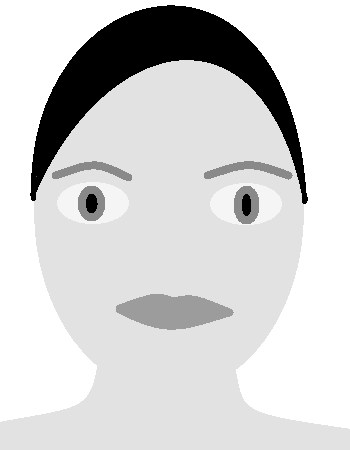
#> input picture lab1/CGFaceGrayscale.bmp, 350 x 450 px, found by its file name
$ python hist.py
#> lines starting #> are read from the running program, lines starting #| are printed output that depends on the picture
import cv2
import numpy as np
import matplotlib.pyplot as plt
img = cv2.imread('D:\Lab\Telecommunication Lab\lab1\CGFaceGrayscale.bmp',0)
#> img is the input picture: shape (450, 350); min 0, max 255, mean 211.1
plt.hist(img.ravel(),256,[0,256]); plt.show()
#> after `plt.hist(img.ravel(), 256, [0, 256])`:
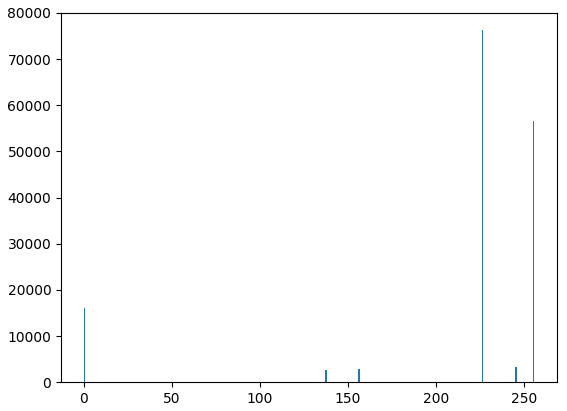
#> figure drawn by matplotlib, 1 panel; tallest bar 76263 high, from x = 226 to 227
